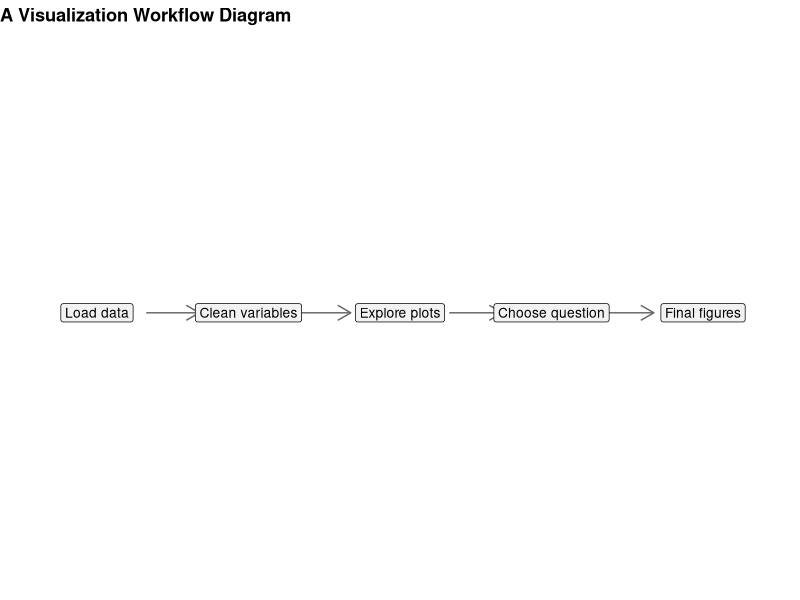

Write the R code that produced this figure.
## ---- chunk 1
#| include: false
library(dplyr)
library(ggplot2)
## ---- chunk 2
#| fig-width: 12
#| fig-height: 2
#| out-width: "100%"
process_steps <- tibble::tibble(
  step = c("Load", "Clean", "Explore", "Focus", "Communicate"),
  x = c(1, 3, 5, 7, 9),
  y = 1,
  label = c(
    "Load data",
    "Clean variables",
    "Explore plots",
    "Choose question",
    "Final figures"
  )
)

arrows <- process_steps |>
  mutate(xend = lead(x), yend = lead(y)) |>
  filter(!is.na(xend))

p1 <- ggplot() +
  geom_segment(
    data = arrows,
    aes(x = x + 0.65, y = y, xend = xend - 0.65, yend = yend),
    arrow = grid::arrow(length = grid::unit(0.15, "inches")),
    color = "gray40"
  ) +
  geom_label(
    data = process_steps,
    aes(x = x, y = y, label = label),
    fill = "gray95",
    linewidth = 0.3,
    size = 3.5
  )

p2 <- p1 +
  coord_cartesian(xlim = c(0.2, 9.8), ylim = c(0.85, 1.15), clip = "off") +
  labs(title = "A Visualization Workflow Diagram") +
  theme_void() +
  theme(plot.title = element_text(face = "bold"))

p2
